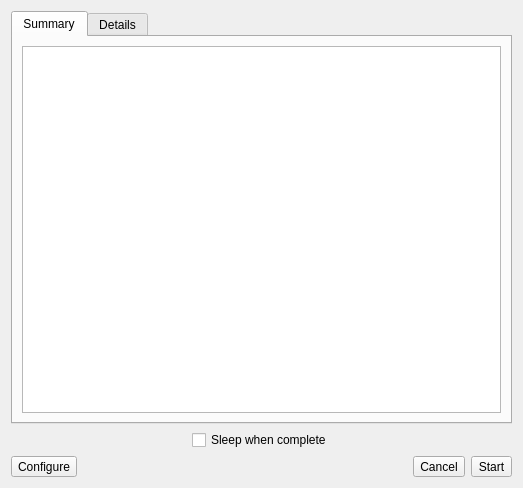
<?xml version="1.0" encoding="UTF-8"?>
<ui version="4.0">
 <class>QuickExptDialog</class>
 <widget class="QDialog" name="QuickExptDialog">
  <property name="geometry">
   <rect>
    <x>0</x>
    <y>0</y>
    <width>523</width>
    <height>488</height>
   </rect>
  </property>
  <property name="windowTitle">
   <string>Dialog</string>
  </property>
  <layout class="QVBoxLayout" name="verticalLayout">
   <item>
    <widget class="QTabWidget" name="tabWidget">
     <property name="currentIndex">
      <number>0</number>
     </property>
     <widget class="QWidget" name="summaryTab">
      <attribute name="title">
       <string>Summary</string>
      </attribute>
      <layout class="QVBoxLayout" name="verticalLayout_2">
       <item>
        <widget class="QTextEdit" name="textEdit">
         <property name="readOnly">
          <bool>true</bool>
         </property>
        </widget>
       </item>
      </layout>
     </widget>
     <widget class="QWidget" name="detailsTab">
      <attribute name="title">
       <string>Details</string>
      </attribute>
      <layout class="QVBoxLayout" name="verticalLayout_3">
       <item>
        <widget class="QTableWidget" name="tableWidget"/>
       </item>
      </layout>
     </widget>
    </widget>
   </item>
   <item>
    <layout class="QHBoxLayout" name="horizontalLayout_2">
     <item>
      <spacer name="horizontalSpacer_2">
       <property name="orientation">
        <enum>Qt::Horizontal</enum>
       </property>
       <property name="sizeHint" stdset="0">
        <size>
         <width>40</width>
         <height>20</height>
        </size>
       </property>
      </spacer>
     </item>
     <item>
      <widget class="QCheckBox" name="sleepCheckBox">
       <property name="text">
        <string>Sleep when complete</string>
       </property>
      </widget>
     </item>
     <item>
      <spacer name="horizontalSpacer_3">
       <property name="orientation">
        <enum>Qt::Horizontal</enum>
       </property>
       <property name="sizeHint" stdset="0">
        <size>
         <width>40</width>
         <height>20</height>
        </size>
       </property>
      </spacer>
     </item>
    </layout>
   </item>
   <item>
    <layout class="QHBoxLayout" name="horizontalLayout">
     <item>
      <widget class="QToolButton" name="configureButton">
       <property name="text">
        <string>Configure</string>
       </property>
       <property name="icon">
        <iconset resource="resources.qrc">
         <normaloff>:/icons/configure.png</normaloff>:/icons/configure.png</iconset>
       </property>
       <property name="iconSize">
        <size>
         <width>15</width>
         <height>15</height>
        </size>
       </property>
       <property name="toolButtonStyle">
        <enum>Qt::ToolButtonTextBesideIcon</enum>
       </property>
      </widget>
     </item>
     <item>
      <spacer name="horizontalSpacer">
       <property name="orientation">
        <enum>Qt::Horizontal</enum>
       </property>
       <property name="sizeHint" stdset="0">
        <size>
         <width>40</width>
         <height>20</height>
        </size>
       </property>
      </spacer>
     </item>
     <item>
      <widget class="QToolButton" name="cancelButton">
       <property name="text">
        <string>Cancel</string>
       </property>
       <property name="icon">
        <iconset resource="resources.qrc">
         <normaloff>:/icons/abort.png</normaloff>:/icons/abort.png</iconset>
       </property>
       <property name="iconSize">
        <size>
         <width>15</width>
         <height>15</height>
        </size>
       </property>
       <property name="toolButtonStyle">
        <enum>Qt::ToolButtonTextBesideIcon</enum>
       </property>
      </widget>
     </item>
     <item>
      <widget class="QToolButton" name="startButton">
       <property name="text">
        <string>Start</string>
       </property>
       <property name="icon">
        <iconset resource="resources.qrc">
         <normaloff>:/icons/start.png</normaloff>:/icons/start.png</iconset>
       </property>
       <property name="iconSize">
        <size>
         <width>15</width>
         <height>15</height>
        </size>
       </property>
       <property name="toolButtonStyle">
        <enum>Qt::ToolButtonTextBesideIcon</enum>
       </property>
      </widget>
     </item>
    </layout>
   </item>
  </layout>
 </widget>
 <resources>
  <include location="resources.qrc"/>
 </resources>
 <connections>
  <connection>
   <sender>startButton</sender>
   <signal>clicked()</signal>
   <receiver>QuickExptDialog</receiver>
   <slot>accept()</slot>
   <hints>
    <hint type="sourcelabel">
     <x>481</x>
     <y>472</y>
    </hint>
    <hint type="destinationlabel">
     <x>504</x>
     <y>433</y>
    </hint>
   </hints>
  </connection>
  <connection>
   <sender>cancelButton</sender>
   <signal>clicked()</signal>
   <receiver>QuickExptDialog</receiver>
   <slot>reject()</slot>
   <hints>
    <hint type="sourcelabel">
     <x>432</x>
     <y>469</y>
    </hint>
    <hint type="destinationlabel">
     <x>384</x>
     <y>438</y>
    </hint>
   </hints>
  </connection>
 </connections>
</ui>
